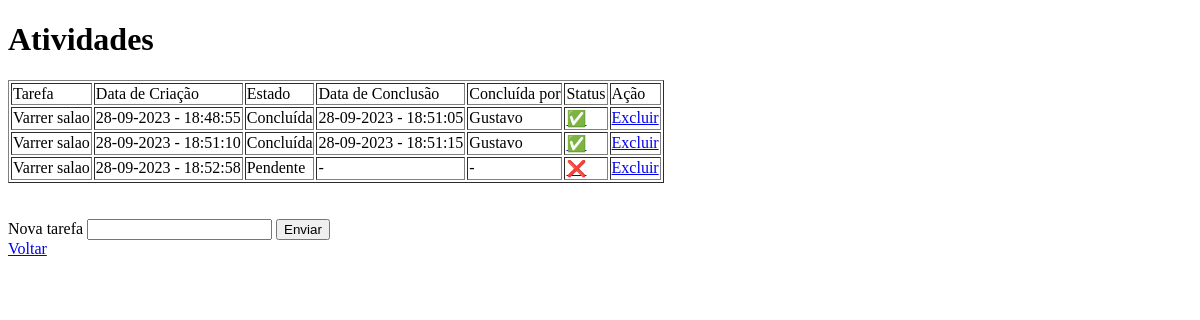
/tarefas (signed in), run on an earlier commit of the app's database.
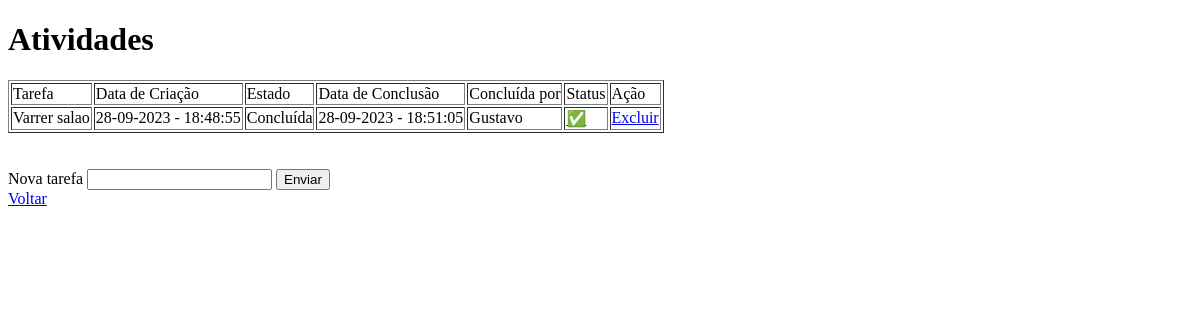
And on a later commit of the database.
### hms_softforge/models.py (models this page shows)
class Tarefa(database.Model):
    id = database.Column(database.Integer, primary_key=True)
    tarefa = database.Column(database.String, nullable=False)
    data = database.Column(database.DateTime, nullable=False, default=lambda: datetime.now())
    estado = database.Column(database.Boolean, nullable=False, default=False)
    concluido_por = database.Column(database.String, nullable=True)
    realizada_em = database.Column(database.DateTime, nullable=True)

### hms_softforge/routes.py (the view)
@app.route("/tarefas", methods=["GET", "POST"])
@login_required
def tarefas():
    tarefa = Tarefa.query.order_by(Tarefa.id).all()
    if current_user.cargo != "funcionario":
        form = FormNovaTarefa()
        if form.is_submitted():
            nova_tarefa = Tarefa(tarefa=form.tarefa.data)
            database.session.add(nova_tarefa)
            database.session.commit()
            return redirect(url_for('tarefas'))
        return render_template("tarefas.html", form=form, tarefa=tarefa)
    else:
        return render_template("tarefas.html", form=None, tarefa=tarefa)

### hms_softforge/forms.py
class FormNovaTarefa(FlaskForm):
    tarefa = StringField("Nova tarefa", validators=[DataRequired()])
    botao_confirmacao = SubmitField("Enviar")

### hms_softforge/models.py (called while the page is built)
@login_manager.user_loader
def load_usuario(id_usuario):
    return Usuario.query.get(int(id_usuario))

### hms_softforge/templates/tarefas.html (shortened to what this page needs)
<!DOCTYPE html>
<html lang="pt-br">
<head>
</head>
<body>
    <h1>Atividades</h1>
    <table border="1">
        <tr>
            <td>Tarefa</td>
            <td>Data de Criação</td>
            <td>Estado</td>
            <td>Data de Conclusão</td>
            <td>Concluída por</td>
            <td>Status</td>
            <td>Ação</td>
        </tr>
        {% for atividade in tarefa %}
        <tr>
            <td>{{atividade.tarefa}}</td>
            <td>{{atividade.data.strftime('%d-%m-%Y - %H:%M:%S')}}</td>
            <td>{{'Concluída' if atividade.estado else 'Pendente'}}</td>
            <td>{{atividade.realizada_em.strftime("%d-%m-%Y - %H:%M:%S") if atividade.realizada_em else '-'}}</td>
            <td>{{atividade.concluido_por if atividade.realizada_em else '-'}}</td>
            <td>
                {% if atividade.estado %}
                    <a href="{{ url_for('mudar_estado', tarefa_id=atividade.id, novo_estado=0) }}">✅</a>
                {% else %}
                    <a href="{{ url_for('mudar_estado', tarefa_id=atividade.id, novo_estado=1) }}">❌</a>
                {% endif %}
            </td>
            <td>
                <a href="{{ url_for('excluir_tarefa', tarefa_id=atividade.id) }}">Excluir</a>
            </td>
        </tr>
        {% endfor %}
    </table>
    <br><br>
    {% if form %}
        <form method="POST">
        {{form.tarefa.label()}}
        {{form.tarefa()}}
        {{form.botao_confirmacao()}}
        </form>
    {% endif %}
    <a href="telaHome">Voltar</a>
</body>
</html>

What changed in the data, as far as the page shows it:
removed Tarefa: tarefa "Varrer salao", data "28-09-2023 - 18:51:10", estado "Concluída", realizada_em "28-09-2023 - 18:51:15", realizada_em+concluido_por "Gustavo"
removed Tarefa: tarefa "Varrer salao", data "28-09-2023 - 18:52:58", estado "Pendente", realizada_em "-"
